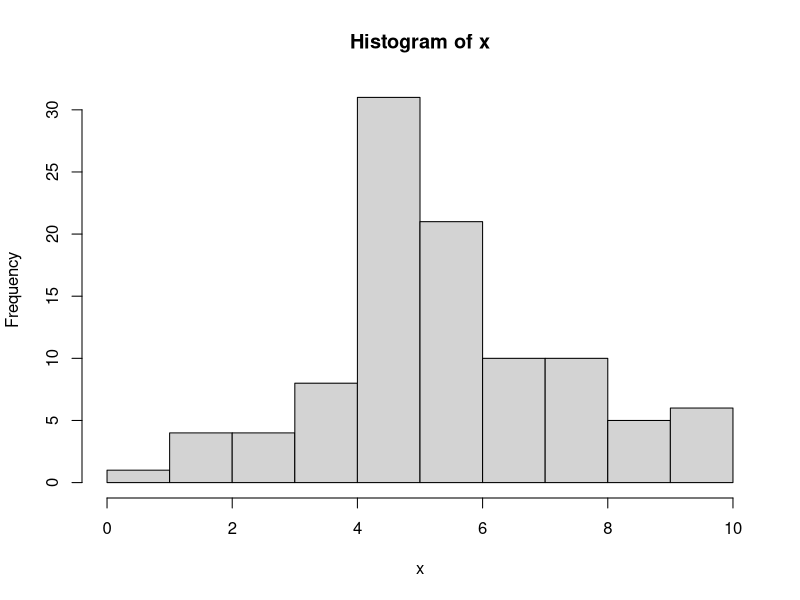

R code for this plot:
## ---- chunk 1
knitr::opts_chunk$set(echo = FALSE, message = F, warning = F)
## ---- chunk 2
library(tidyverse)
## ---- chunk 3

## ---- chunk 4

## ---- chunk 5

## ---- chunk 6

## ---- chunk 7

## ---- chunk 8

## ---- chunk 9

## ---- chunk 10

## ---- chunk 11

## ---- chunk 12

## ---- chunk 13

## ---- chunk 14

## ---- chunk 15

## ---- chunk 16
    x <- rnorm(100, 5, 2)
    mean(x)
    hist(x)
## ---- chunk 17

## ---- chunk 18

## ---- chunk 19

## ---- chunk 20

## ---- chunk 21

## ---- chunk 22

## ---- chunk 23

## ---- chunk 24

## ---- chunk 25

## ---- chunk 26

## ---- chunk 27

